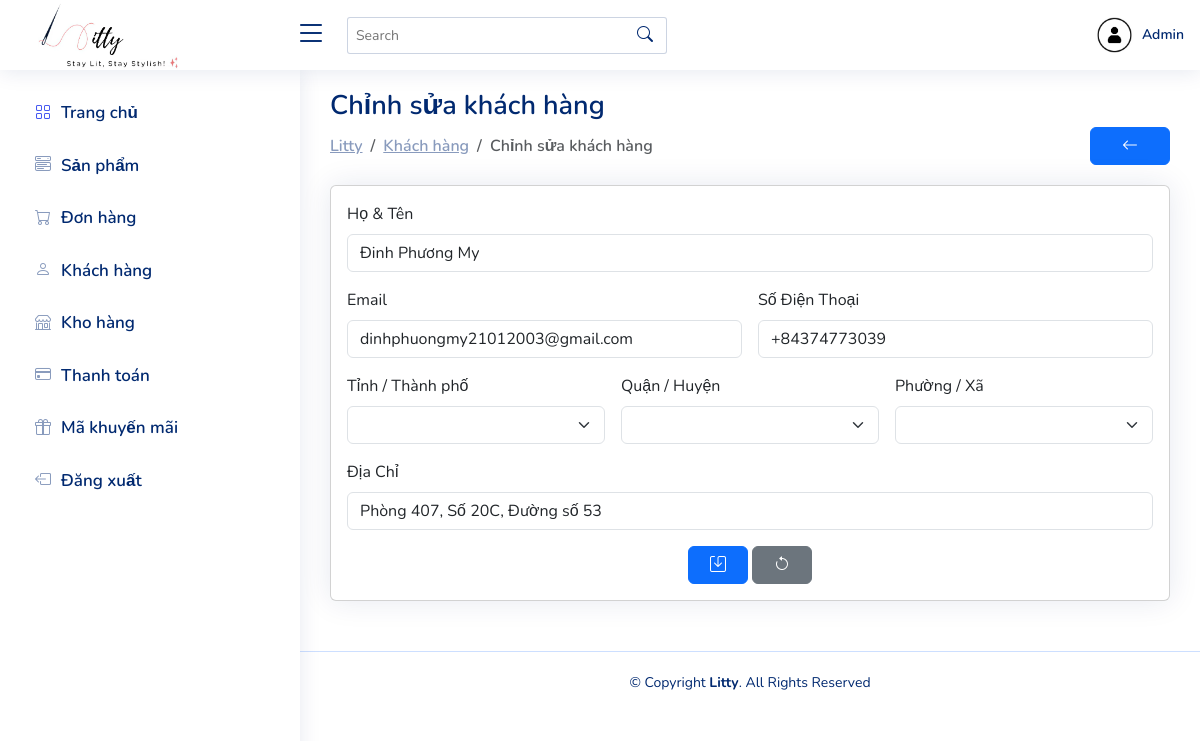
/admin/customer-edit.php?id=2 (signed in), run on the app's committed database.
### tables this page shows
CREATE TABLE Users (
    ID INT PRIMARY KEY AUTO_INCREMENT,
    fullname VARCHAR(100),
    email VARCHAR(100) UNIQUE,
    phone VARCHAR(20),
    password VARCHAR(255),
    city TEXT,
    district TEXT,
    ward TEXT,
    address TEXT,
    image VARCHAR(255) DEFAULT "../img/admin.jpg",
    created TIMESTAMP DEFAULT CURRENT_TIMESTAMP,
    role enum('admin','user') NOT NULL DEFAULT 'user'
);

### admin/customer-edit.php (the view, shortened to what this page needs)
<?php
include '../database/connect.php';
if (isset($_GET['id'])) {
    $userID = $_GET['id'];
    $sql = "SELECT * FROM Users WHERE ID = :id";
    $stmt = $pdo->prepare($sql);
    $stmt->bindParam(':id', $userID);
    $stmt->execute();
    $customer = $stmt->fetch(PDO::FETCH_ASSOC);
}
?>
<?php include 'header.php';?>
<main id="main" class="main">
    <div class="pagetitle">
        <h1>Chỉnh sửa khách hàng</h1>
        <div class="d-flex justify-content-between align-items-center">
            <nav>
                <ol class="breadcrumb mb-0">
                    <li class="breadcrumb-item"><a href="index.php">Litty</a></li>
                    <li class="breadcrumb-item"><a href="customer.php">Khách hàng</a></li>
                    <li class="breadcrumb-item active">Chỉnh sửa khách hàng</li>
                </ol>
            </nav>
            <div>
                <a class="btn btn-primary" style="width: 80px" href="customer.php"><i class="bi bi-arrow-left"></i></a>
            </div>
        </div>
    </div>
    <section class="section">
        <div class="card">
            <div class="card-body">
                <form class="row g-3" action="customer-edit.php?id=<?php echo $userID; ?>" method="POST">
                    <div class="col-md-12">
                        <label for="fullname" class="form-label">Họ & Tên</label>
                        <input type="text" class="form-control" id="fullname" name="fullname" value="<?php echo htmlspecialchars($customer['fullname']); ?>" required>
                    </div>
                    <div class="col-md-6">
                        <label for="email" class="form-label">Email</label>
                        <input type="email" class="form-control" id="email" name="email" value="<?php echo htmlspecialchars($customer['email']); ?>" required>
                    </div>
                    <div class="col-md-6">
                        <label for="phone" class="form-label">Số Điện Thoại</label>
                        <input type="tel" class="form-control" id="phone" name="phone" value="<?php echo htmlspecialchars($customer['phone']); ?>" pattern="[+]{1}[0-9]{11,14}" required>
                    </div>
                    <div class="col-md-4">
                        <div class="form-group">
                            <label for="city" class="form-label">Tỉnh / Thành phố</label>
                            <select id="city" name="city" class="form-select" required>
                            </select>
                        </div>
                    </div>
                    <div class="col-md-4">
                        <div class="form-group">
                            <label for="district" class="form-label">Quận / Huyện</label>
                            <select id="district" name="district" class="form-select" required>
                            </select>
                        </div>
                    </div>
                    <div class="col-md-4">
                        <div class="form-group">
                            <label for="ward" class="form-label">Phường / Xã</label>
                            <select id="ward" name="ward" class="form-select" required>
                            </select>
                        </div>
                    </div>
                    <div class="col-md-12">
                        <label for="address" class="form-label">Địa Chỉ</label>
                        <input type="text" class="form-control" id="address" name="address" value="<?php echo htmlspecialchars($customer['address']); ?>" required>
                    </div>
                    <div class="text-center">
                        <button type="submit" class="btn btn-primary" style="width: 60px"><i class="bi bi-save"></i></button>
                        <button type="reset" class="btn btn-secondary" style="width: 60px"><i class="bi bi-arrow-counterclockwise"></i></button>
                    </div>
                </form>
            </div>
        </div>
    </section>
</main>
<?php include 'footer.php';?>

### admin/css/style.css (style rules this page uses)
:root { scroll-behavior: smooth; }
* { font-family: "Nunito", sans-serif; }
body { background: #f6f9ff; color: #444444; }
a { color: #4154f1; text-decoration: none; }
body, a, h1, h2, h3, h4, h5, h6 { font-family: "Nunito", sans-serif; }
#main { margin-top: 60px; padding: 20px 30px; transition: all 0.3s; }
.pagetitle { margin-bottom: 20px; }
.pagetitle h1 { font-size: 27px; margin-top: 10px; margin-bottom: 5px; font-weight: 600; color: #012970; }
.card { margin-bottom: 30px; border: none; border-radius: 5px; box-shadow: 0px 0 30px rgba(1, 41, 112, 0.1); }
.card-body { padding: 0 20px 20px 20px; }
.breadcrumb { font-size: 14px; font-family: "Nunito", sans-serif; color: #899bbd; font-weight: 600; }
.breadcrumb a { color: #899bbd; transition: 0.3s; }
.breadcrumb .breadcrumb-item::before { color: #899bbd; }
.breadcrumb .active { color: #51678f; font-weight: 600; }
@media (min-width: 1200px) { #main, #footer { margin-left: 300px; } }

### data on the page
users: fullname "Đinh Phương My", email "dinhphuongmy21012003@gmail.com", phone "+84374773039", address "Phòng 407, Số 20C, Đường số 53"
